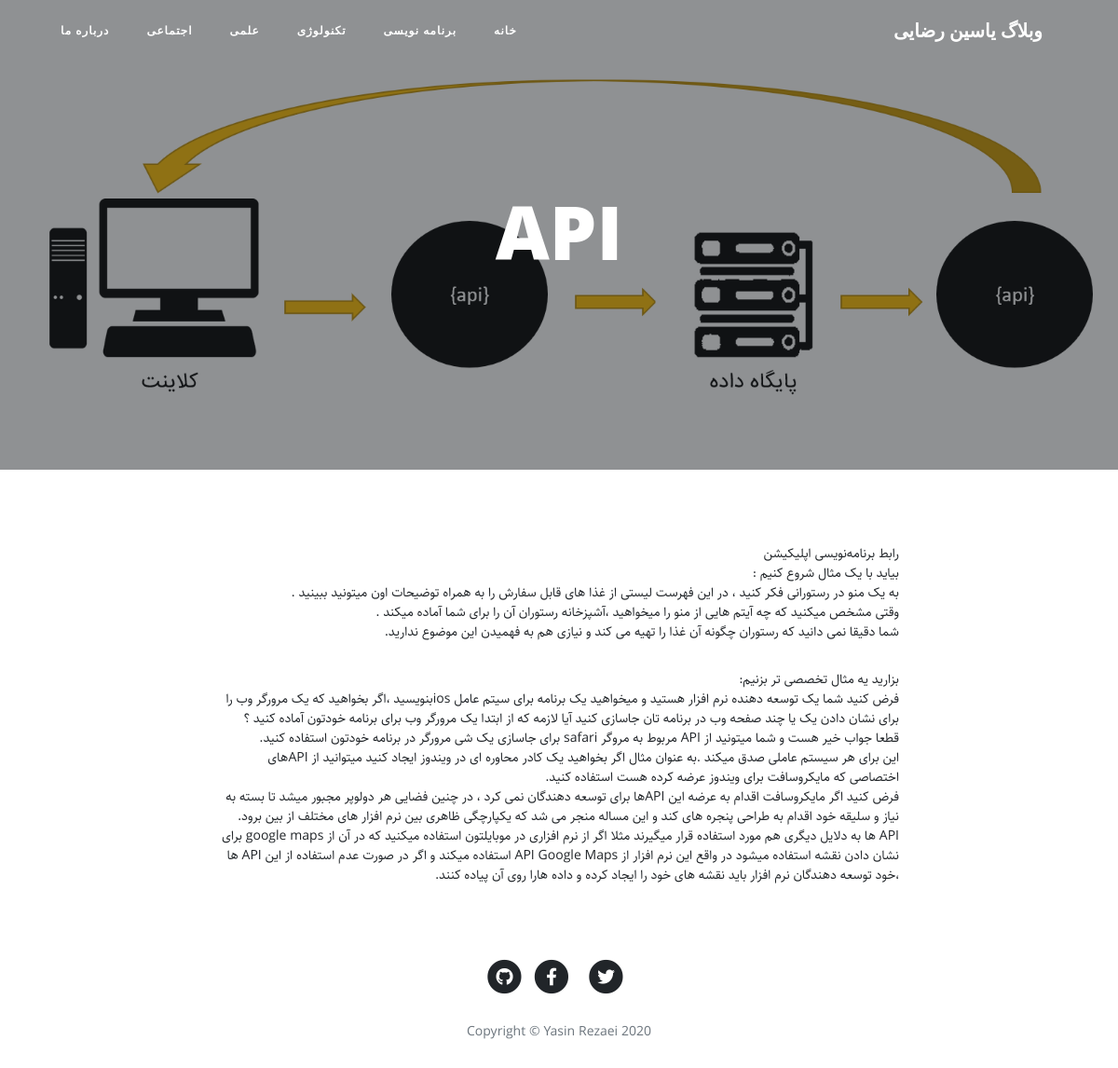
Page /article/API on the committed database.
### blog/models.py (models this page shows, shortened)
class Category(models.Model):
    title=models.CharField(max_length=100,verbose_name="عنوان دسته بندی")
    slug=models.SlugField(max_length=100,unique=True,verbose_name="آدرس دسته بندی")
    status=models.BooleanField(default=True,verbose_name="آیا نمایش داده شود؟")
    position=models.IntegerField(verbose_name="پوزیشن")
    class Meta:
        verbose_name="دسته بندی"
        verbose_name_plural="دسته بندی ها"
        ordering=['position']

class Article(models.Model):
    STATUS_CHOICES=(
        ('d','پیش نویس'),
        ('p','منتشر شده'),
    )
    title=models.CharField(max_length=100,verbose_name="عنوان مقاله")
    slug=models.SlugField(max_length=100,unique=True,verbose_name="آدرس مقاله")
    writer=models.ManyToManyField(Writer,verbose_name="نویسنده")
    category=models.ManyToManyField(Category,verbose_name="دسته بندی",related_name="articles")
    description=models.TextField(verbose_name="محتوا")
    thumbnail=models.ImageField(upload_to="images",verbose_name="تصویر")
    publish=models.DateTimeField(default=timezone.now,verbose_name="زمان انتشار")
    created=models.DateTimeField(auto_now_add=True)
    updated=models.DateTimeField(auto_now=True)
    status=models.CharField(max_length=1,choices=STATUS_CHOICES,verbose_name="وضعیت")
    class Meta:
        verbose_name="مقاله"
        verbose_name_plural="مقالات"
        ordering=['-publish']
    def jpublish(self):
        return jalali_converter(self.publish)
    jpublish.short_description="زمان انتشار"

### blog/views.py (the view)
# urls.py: path('article/<slug:slug>',detail,name="detail"),
def detail(request,slug):
    context={
        "article":get_object_or_404(Article,slug=slug,status="p")
        }
    return render(request,"blog/detail.html",context)

### blog/templatetags/base_tags.py (called while the page is built)
@register.simple_tag
def title():
    return "وبلاگ یاسین رضایی"

@register.inclusion_tag("blog/partials/category_navbar.html")
def category_navbar():
    return {
        "category":Category.objects.filter(status=True)
    }

### blog/templates/blog/detail.html (shortened to what this page needs)
{%extends 'blog/base.html'%}
{%block main%}
  <header class="masthead" style="background-image: url('{{article.thumbnail.url}}')">
    <div class="overlay"></div>
    <div class="container">
      <div class="row">
        <div class="col-lg-8 col-md-10 mx-auto">
          <div class="site-heading">
            <h1>{{article.title}}</h1>
          </div>
        </div>
      </div>
    </div>
  </header>
  <article>
    <div class="container">
      <div class="row">
        <div class="col-lg-8 col-md-10 mx-auto">
          {{article.description | linebreaks}}
          </div>
      </div>
    </div>
  </article>
{%endblock%}

### blog/templates/blog/partials/category_navbar.html
<div class="collapse navbar-collapse" id="navbarResponsive">
    <ul class="navbar-nav ml-auto">
      <li class="nav-item">
        <a class="nav-link" href="{%url 'blog:home'%}">خانه</a>
      </li>
      {%for cat in category %}
        <li class="nav-item">
          <a class="nav-link" href="{%url 'blog:category' cat.slug %}">{{cat.title}}</a>
        </li>
      {%endfor%}
      <li class="nav-item">
        <a class="nav-link" href="{%url 'blog:about'%}">درباره ما</a>
      </li>
    </ul>
  </div>

### blog/static/blog/css/rtl.css (style rules this page uses)
body { direction: rtl; text-align: right; font-family: "Sahel"; font-size: 14px; }
.navbar-nav { margin-left: initial !important; margin-right: auto; }

### rows in the picture
Category: title "برنامه نویسی"
Category: title "تکنولوژی"
Category: title "علمی"
Category: title "اجتماعی"
Article: thumbnail (picture), title "API", description "رابط برنامه‌نویسی اپلیکیشن بیاید با یک مثال شروع کنیم : به یک منو در رستورانی فکر کنید ، در این فهرست لیستی از غذا های قابل سفارش را به همراه توضیحات اون میتونید ببینید . وقتی مشخص میکنید که چه آیتم هایی از منو را میخواهید ،آشپزخانه رستوران آن را برای شما آماده میکند . شما دقیقا نمی دانید که رستوران چگونه آن غذا را تهیه می کند و نیازی هم به فهمیدن این موضوع ندارید. بزارید یه مثال تخصصی تر بزنیم: فرض کنید شما یک توسعه دهنده نرم افزار هستید و میخواهید یک برنامه برای سیتم عامل iosبنویسید ،اگر بخواهید که یک مرورگر وب را برای نشان دادن یک یا چند صفحه وب در برنامه تان جاسازی کنید آیا لازمه که از ابتدا یک مرورگر وب برای برنامه خودتون آماده کنید ؟ قطعا جواب خیر هست و شما میتونید از API مربوط به…"
